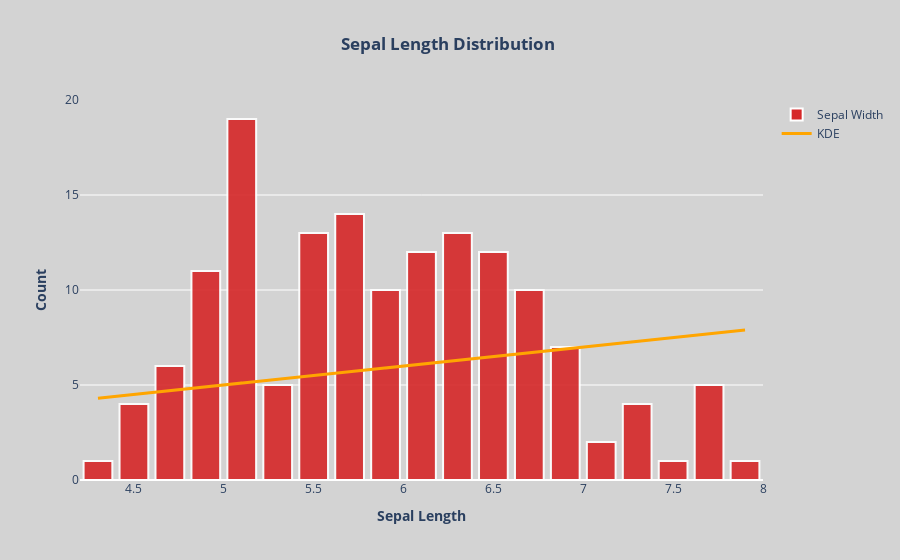

The cell this chart's notebook holds for it:
### Markdown cell above
<div style="text-align: left;">
    <span style="font-family: Ronler; padding: 5px; display: inline-block; border-radius: 20px 20px; background-color:#5C5CFF; font-size: 150%; font-weight: 150%; color: white; overflow: hidden;">&nbsp; --: Sepal Length Distribution :--&nbsp;</span>
</div>

### Code cell
# PLotting Sepal length Distribution using histplot_distribution function
histplot_distribution('SepalLengthCm', 'Sepal Length Distribution', 'Sepal Length', color_palette[2], 'lightgray')

### Figure 1 — Plotly figure (JSON) as saved in the notebook; plotly's stock layout.template omitted (floating-point values rounded to 4 significant figures; data arrays with more than 128 entries replaced by an {"elided": "..."} marker saying what was removed)
{"data": [{"marker": {"color": "#d62728", "line": {"color": "white", "width": 2}, "opacity": 0.9}, "name": "Sepal Width", "nbinsx": 30, "type": "histogram", "x": {"elided": "150 float values"}}, {"line": {"color": "orange", "width": 3}, "mode": "lines", "name": "KDE", "type": "scatter", "x": {"elided": "150 float values"}, "y": {"elided": "150 float values"}}], "layout": {"bargap": 0.2, "font": {"size": 12}, "paper_bgcolor": "lightgray", "plot_bgcolor": "lightgray", "title": {"text": "<b>Sepal Length Distribution </b>", "x": 0.5}, "xaxis": {"title": {"text": "<b>Sepal Length</b>"}}, "yaxis": {"title": {"text": "<b>Count</b>"}}}}
